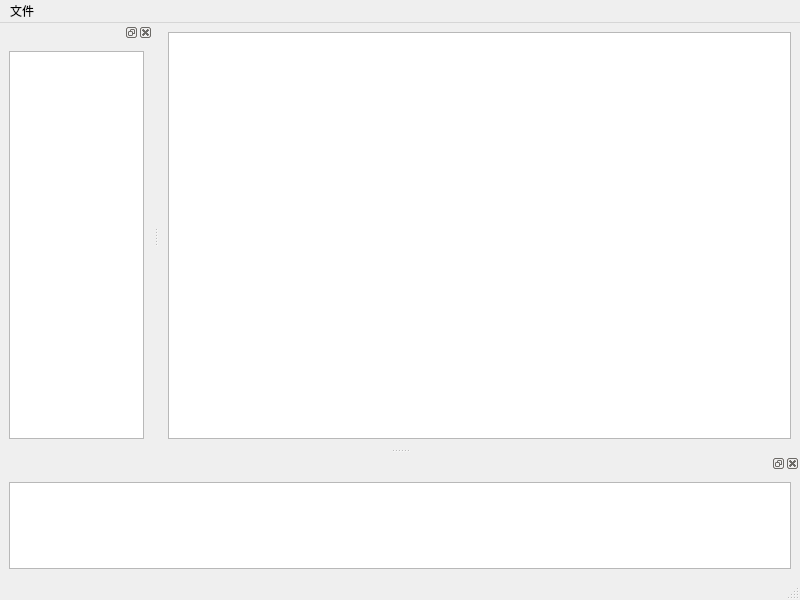
<?xml version="1.0" encoding="UTF-8"?>
<ui version="4.0">
 <class>MainWindow</class>
 <widget class="QMainWindow" name="MainWindow">
  <property name="geometry">
   <rect>
    <x>0</x>
    <y>0</y>
    <width>800</width>
    <height>600</height>
   </rect>
  </property>
  <property name="windowTitle">
   <string>MainWindow</string>
  </property>
  <widget class="QWidget" name="centralwidget">
   <layout class="QHBoxLayout" name="horizontalLayout">
    <item>
     <widget class="QGraphicsView" name="graphicsView"/>
    </item>
   </layout>
  </widget>
  <widget class="QMenuBar" name="menubar">
   <property name="geometry">
    <rect>
     <x>0</x>
     <y>0</y>
     <width>800</width>
     <height>26</height>
    </rect>
   </property>
   <widget class="QMenu" name="menuFile">
    <property name="title">
     <string>文件</string>
    </property>
   </widget>
   <addaction name="menuFile"/>
  </widget>
  <widget class="QStatusBar" name="statusbar"/>
  <widget class="QDockWidget" name="dockWidget">
   <attribute name="dockWidgetArea">
    <number>1</number>
   </attribute>
   <widget class="QWidget" name="dockWidgetContents_2">
    <layout class="QHBoxLayout" name="horizontalLayout_2">
     <item>
      <widget class="QTreeView" name="treeView">
       <property name="minimumSize">
        <size>
         <width>135</width>
         <height>0</height>
        </size>
       </property>
       <property name="maximumSize">
        <size>
         <width>135</width>
         <height>16777215</height>
        </size>
       </property>
      </widget>
     </item>
    </layout>
   </widget>
  </widget>
  <widget class="QDockWidget" name="dockWidget_3">
   <attribute name="dockWidgetArea">
    <number>8</number>
   </attribute>
   <widget class="QWidget" name="dockWidgetContents_4">
    <layout class="QVBoxLayout" name="verticalLayout">
     <item>
      <widget class="QPlainTextEdit" name="plainTextEdit">
       <property name="minimumSize">
        <size>
         <width>0</width>
         <height>87</height>
        </size>
       </property>
       <property name="maximumSize">
        <size>
         <width>16777215</width>
         <height>87</height>
        </size>
       </property>
      </widget>
     </item>
    </layout>
   </widget>
  </widget>
 </widget>
 <resources/>
 <connections/>
</ui>
